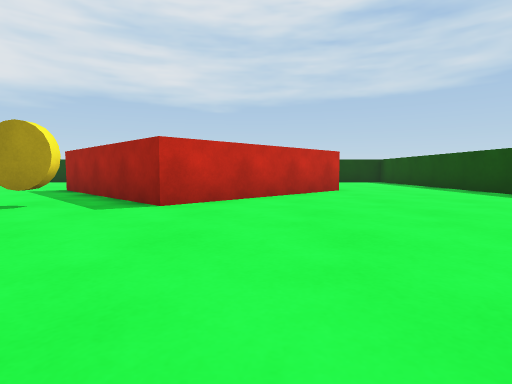
view 1 (above)

17 first-person views from a walk through a Unity game level. The camera is 0.51 m above the floor, tilts 4° down and sees 80° across. The floor is counted in squares, 1 m on a side. Each view is taken from the middle of a square. On the plan, view 1 faces up. The plan holds only what a view shows up to about 9 squares ahead; the rest is blank. The player character is not drawn.

view 2
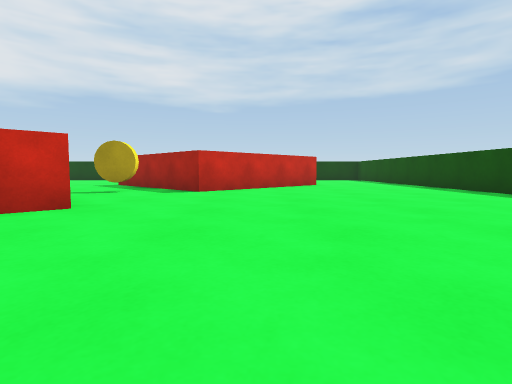

view 3
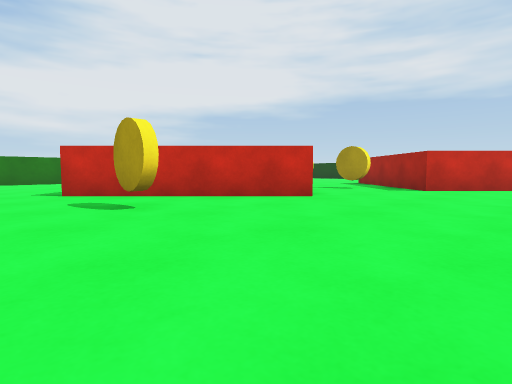

view 4
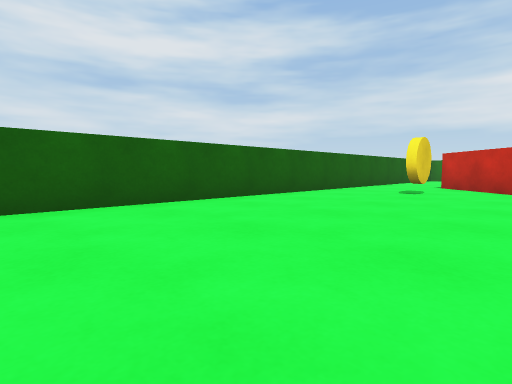

view 5
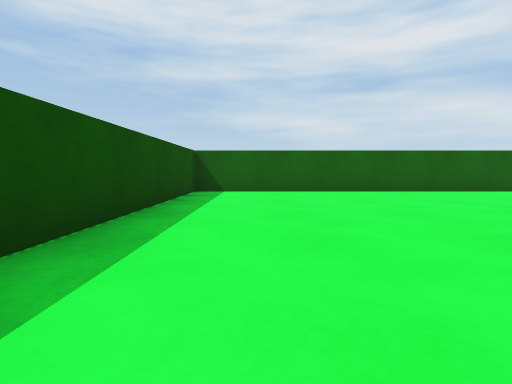

view 6
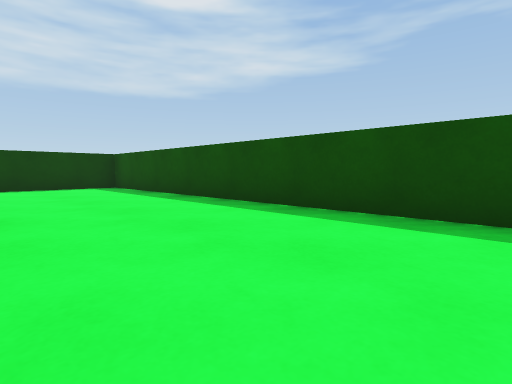

view 7
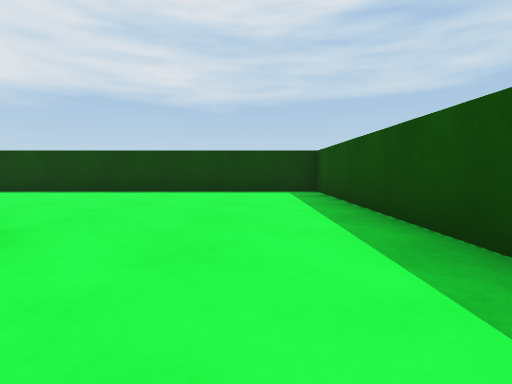

view 8
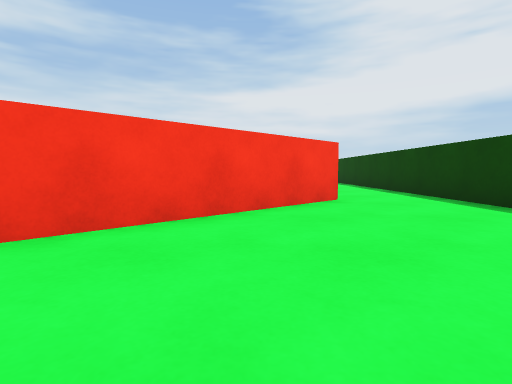

view 9
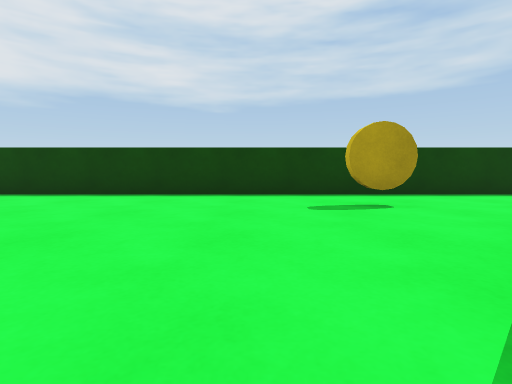

view 10
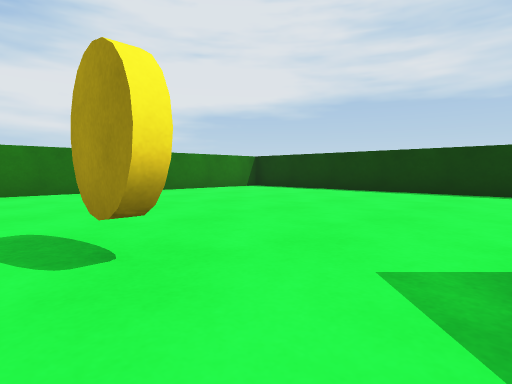

view 11
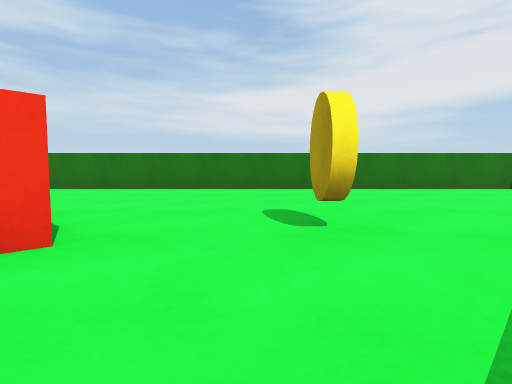

view 12
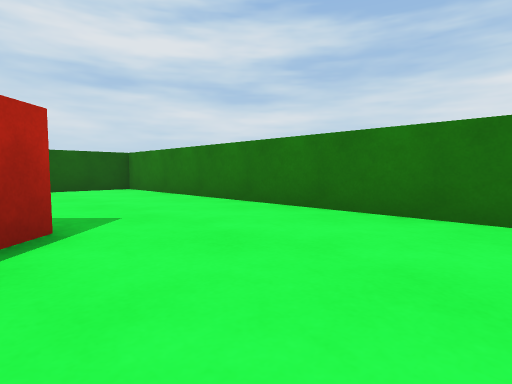

view 13
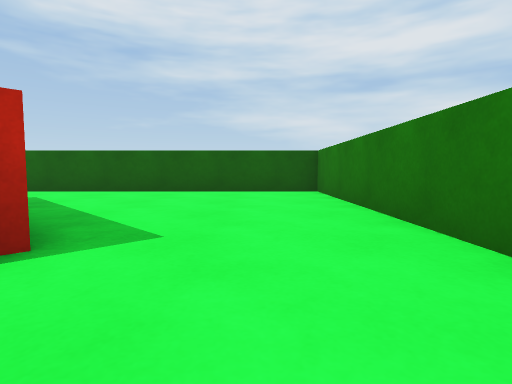

view 14
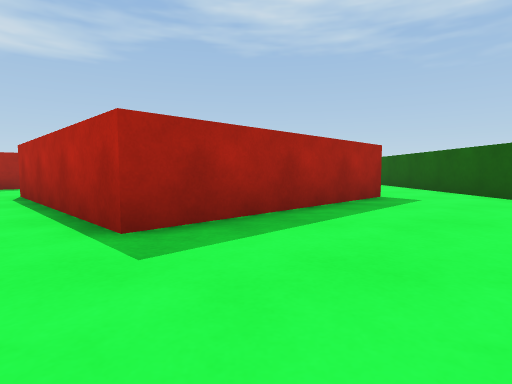

view 15
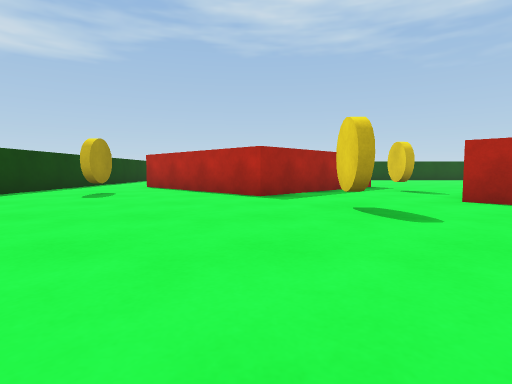

view 16
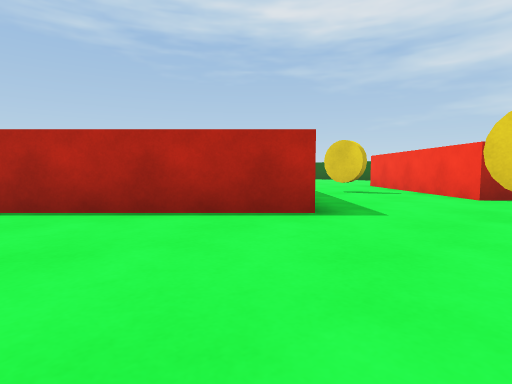

view 17
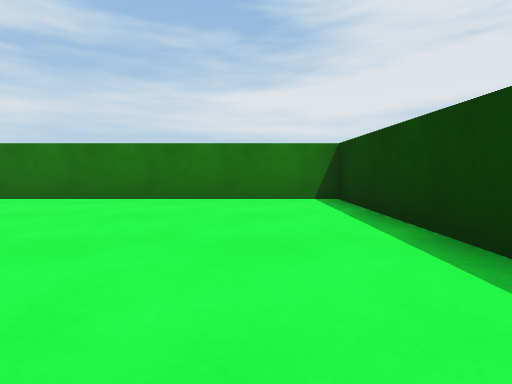

### Floor plan
Points are (right, up) in squares from view 1. A wall is a line through its corners. A room is listed if a view was taken in it or the views show most of it. See-through windows are left out.
Room 1 (views 1, 2, 3, 4, 5, 6, 7, 8)
walls: (5.5, 3.5) (5.5, 13.5) (0.5, 13.5); (-2.5, 1.1) (-6, -2.4); (2.2, 8) (-1.4, 4.4); (-4.5, -4.5) (5.5, -4.5) (5.5, 1.2)
ways out: opening at (-5.5, -3.5) to room 2; opening at (-2.7, 3) to room 2; opening at (1.2, 11) to room 2
objects: yellow coin (-3, -2)
Room 2 (views 9, 10, 11, 12, 13, 14, 15, 16, 17)
walls: (-1.4, 4.4) (-4.9, 7.9) (-1.9, 10.9); (-1.4, 11.5) (1.9, 8.2); (-6, -2.4) (-9.6, 1.1) (-6, 4.6) (-3.3, 1.9); (0.5, 13.5) (-12.5, 13.5) (-12.5, -4.5) (-4.5, -4.5)
ways out: opening at (-5.5, -3.5) to room 1; opening at (-2.7, 3) to room 1; opening at (1.2, 11) to room 1
objects: yellow coin (-7, 7); yellow coin (-4, 12); yellow coin (-3, 4)

Positions as (right, up) in squares from view 1, and headings:
1: (0, 0), facing up
2: (0, -3), facing up
3: (1, -4), facing up-left
4: (4, 0), facing down-left
5: (4, 3), facing down
6: (2, 4), facing up-right
7: (4, 6), facing up
8: (4, 10), facing left
9: (-6, 7), facing up
10: (-5, 6), facing up-left
11: (-4, 6), facing left
12: (-9, 4), facing down-left
13: (-11, 3), facing down
14: (-12, 0), facing right
15: (-11, 8), facing right
16: (-7, 11), facing down-right
17: (-7, 12), facing left
